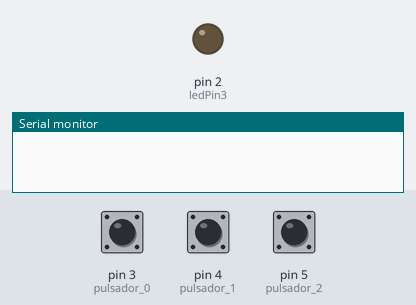
Bench run of a sketch on a simulated Arduino Uno, built with avr-gcc and run on an emulated ATmega328P. Parts: output pins drawn as LEDs (lit = HIGH), the last lines printed to the serial monitor. Inputs (shaded band) come from the test bench; at power-on: pin 5 (pulsador_2) LOW, pin 3 (pulsador_0) LOW, pin 4 (pulsador_1) LOW. Pins used as bus, display or sensor lines are not drawn.

Above: at 1.8 s.
1.9 s: pin 5 (pulsador_2) pulled HIGH for 0.6 s
At 3.1 s:
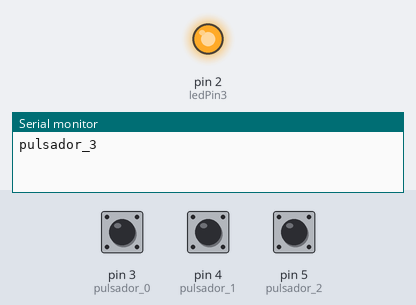
4.0 s: pin 3 (pulsador_0) pulled HIGH for 0.6 s
At 4.6 s:
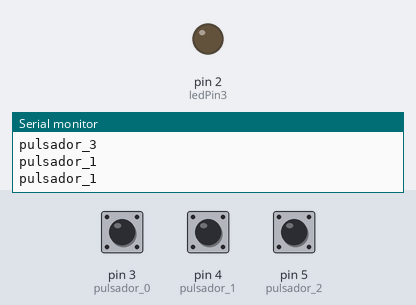
6.1 s: pin 5 (pulsador_2) pulled HIGH for 1 s
At 7.7 s:
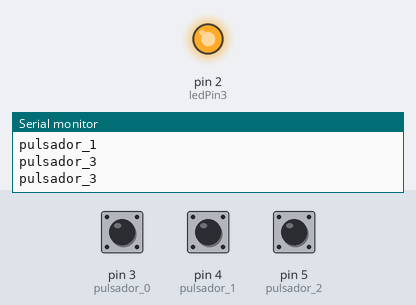
Timing chart, 0 to 9.2 s (numbered marks = the images above; inputs shaded):
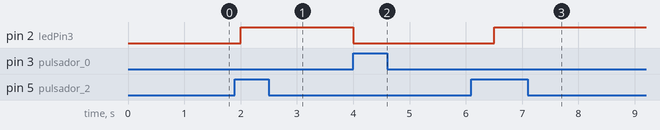

Measured:
- after the input at 1.9 s, pin 2 (ledPin3): LOW → HIGH after 0.10 s
- after the input at 4.0 s, pin 2 (ledPin3): HIGH → LOW at once
- after the input at 6.1 s, pin 2 (ledPin3): LOW → HIGH after 0.40 s

The sketch:

boton_aatiny85.ino
```cpp
int ledPin1 = 0;
int ledPin2 = 1;
int ledPin3 = 2;

int pulsador_0 = 3; // analogRead(1) takes place at P2
int pulsador_1 = 4; // analogRead(1) takes place at P2
int pulsador_2 = 5; // analogRead(1) takes place at P2


void setup() {
  // put your setup code here, to run once:
  pinMode(ledPin1,OUTPUT);
  pinMode(ledPin2,OUTPUT);
  pinMode(ledPin3,OUTPUT);

  pinMode(pulsador_0,INPUT);
  pinMode(pulsador_1,INPUT);
  pinMode(pulsador_2,INPUT);

  Serial.begin(9600);
}

void loop() {

  if(digitalRead(pulsador_0)){
    Serial.println("pulsador_1");
    digitalWrite(ledPin1,HIGH);
    digitalWrite(ledPin2,LOW);
    digitalWrite(ledPin3,LOW);

    }

  if(digitalRead(pulsador_1)){
    Serial.println("pulsador_2");
    digitalWrite(ledPin2,HIGH);
    digitalWrite(ledPin1,LOW);
    digitalWrite(ledPin3,LOW);
    }

  if(digitalRead(pulsador_2)){
    Serial.println("pulsador_3");
    digitalWrite(ledPin3,HIGH);
    digitalWrite(ledPin2,LOW);
    digitalWrite(ledPin1,LOW);
    }

  delay(500);

}
```
